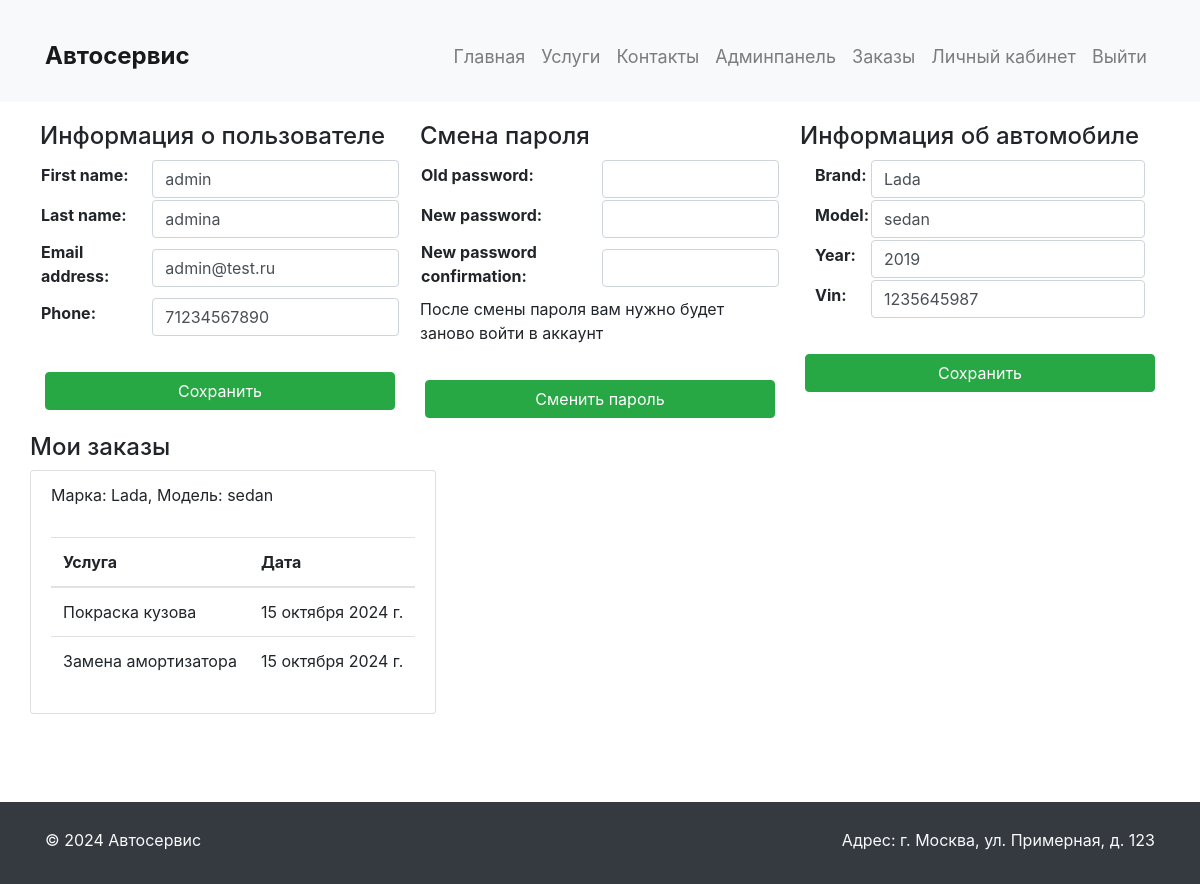
Screenshot of /auth/user/1 (signed in) with the database file from the repository.
### authapp/models.py (models this page shows, shortened)
class User(AbstractUser):
    phone = models.CharField(max_length=20, blank=True, null=True)
    is_employee = models.BooleanField(default=False)

### service/models.py (models this page shows, shortened)
class Car(models.Model):
    brand = models.CharField(max_length=100)
    model = models.CharField(max_length=100)
    year = models.PositiveIntegerField()
    vin = models.CharField(max_length=17, unique=True)
    owner = models.ForeignKey(User, on_delete=CASCADE)
    class Meta:
        verbose_name = 'Машина'
        verbose_name_plural = 'Машины'

class Order(models.Model):
    user = models.ForeignKey(User, on_delete=models.CASCADE, related_name='user_orders')
    car = models.ForeignKey(Car, on_delete=models.CASCADE, blank=True)
    services = models.ManyToManyField(Service)
    date = models.DateField()
    time = models.TimeField()
    is_completed = models.BooleanField(default=False)
    class Meta:
        verbose_name = 'Заказ'
        verbose_name_plural = 'Заказы'

class Service(models.Model):
    name = models.CharField(max_length=200)
    description = models.TextField(blank=True)
    price = models.DecimalField(max_digits=10, decimal_places=2)
    category = models.ForeignKey(Category, on_delete=models.CASCADE, related_name='services')
    class Meta:
        verbose_name = 'Услуга'
        verbose_name_plural = 'Услуги'

### authapp/views.py (the view)
# urls.py: path('user/<int:user_id>', UserView.as_view(), name='user'),
@method_decorator(login_required, name='dispatch')
class UserView(DetailView):
    model = User
    template_name = 'authapp/user_profile.html'
    context_object_name = 'user'
    user_form_class = EditProfileForm
    password_form_class = CustomPasswordChangeForm
    car_form_class = CarForm
    def get_object(self, queryset=None):
        return User.objects.get(id=self.kwargs['user_id'])
    def get_context_data(self, **kwargs):
        context = super().get_context_data(**kwargs)
        context['user_form'] = self.user_form_class(instance=self.request.user)
        context['password_form'] = self.password_form_class(user=self.request.user)
        context['car_form'] = self.car_form_class(instance=Car.objects.filter(owner=self.request.user).first())
        context['orders'] = Order.objects.filter(user=self.request.user)
        return context

### authapp/forms.py
class EditProfileForm(UserChangeForm):
    class Meta:
        model = User
        fields = ('first_name', 'last_name', 'email', 'phone')
        widgets = {
            'first_name': forms.TextInput(attrs={'class': 'form-control'}),
            'last_name': forms.TextInput(attrs={'class': 'form-control'}),
            'email': forms.EmailInput(attrs={'class': 'form-control'}),
            'phone': forms.NumberInput(attrs={'class': 'form-control'}),
        }
    def __init__(self, *args, **kwargs):
        super().__init__(*args, **kwargs)
        self.fields['password'].widget = forms.HiddenInput()

class CustomPasswordChangeForm(PasswordChangeForm):
    def __init__(self, *args, **kwargs):
        super().__init__(*args, **kwargs)
        for fieldname in ['old_password', 'new_password1', 'new_password2']:
            self.fields[fieldname].help_text = None
            self.fields[fieldname].widget.attrs.update({'class': 'form-control'})

### templates/authapp/user_profile.html (shortened to what this page needs)
{% extends 'base.html' %}
{% block main %}
    <div class="profile-container">
        <div class="profile-column">
            <h4>Информация о пользователе</h4>
            <form method="post" action="{% url 'edit_profile' %}">
                <div class="profile-info">
                    <table class="profile-table">
                        {{ user_form.as_table }}
                    </table>
                </div>
                <div class="button-container">
                    <button type="submit" name="save_user" class="btn btn-success btn-submit">Сохранить</button>
                </div>
            </form>
        </div>
        <div class="profile-column">
            <h4>Смена пароля</h4>
            <form method="post" action="{% url 'edit_profile' %}">
                <div class="profile-info">
                    <table class="profile-table">
                        {{ password_form.as_table }}
                    </table>
                    После смены пароля вам нужно будет заново войти в аккаунт
                </div>
                <div class="button-container">
                    <button type="submit" name="save_password" class="btn btn-success btn-submit">Сменить пароль</button>
                </div>
            </form>
        </div>
        <div class="profile-column">
            <h4>Информация об автомобиле</h4>
            <form method="post" action="{% url 'edit_profile' %}">
                <div class="profile-info">
                    <table class="profile-table">
                        {{ car_form.as_table }}
                    </table>
                </div>
                <div class="button-container">
                    <button type="submit" name="save_car" class="btn btn-success btn-submit">Сохранить</button>
                </div>
            </form>
        </div>
    </div>
    <div class="car-list">
        <h4>Мои заказы</h4>
        {% if orders %}
            <ul class="list-group">
                {% for order in orders %}
                    <li class="list-group-item car-item">
                        <span>Марка: {{ order.car.brand }}, Модель: {{ order.car.model }}</span>
                        <table class="table repairs-table">
                            <thead>
                            <tr>
                                <th>Услуга</th>
                                <th>Дата</th>
                            </tr>
                            </thead>
                            <tbody>
                            {% for service in order.services.all %}
                                <tr>
                                    <td>{{ service.name }}</td>
                                    <td>{{ order.date }}</td>
                                </tr>
                            {% endfor %}
                            </tbody>
                        </table>
                    </li>
                {% endfor %}
            </ul>
        {% else %}
            <p>У вас пока нет заказов</p>
        {% endif %}
    </div>
{% endblock %}

### static/css/style.css (style rules this page uses)
.profile-info { margin-bottom: 30px; }
.car-list { margin-bottom: 30px; }
.car-item { margin-bottom: 10px; }
.repairs-table { margin-top: 30px; }
.repairs-table th, .repairs-table td { vertical-align: middle; }
.profile-info:after { content: ""; display: table; clear: both; }

### templates/authapp/user_profile.html (style rules this page uses)
.profile-container { display: flex; justify-content: space-around; flex-wrap: wrap; }
.profile-column { flex: 1; margin: 10px; min-width: 300px; }
.profile-column form { display: flex; flex-direction: column; align-items: center; }
.profile-table td input { width: 100%; }
.button-container { display: flex; justify-content: space-between; width: 100%; }
.btn-submit { flex: 1; margin: 5px; }

### rows the page displays
User: first_name "admin", last_name "admina", email "admin@test.ru", phone "71234567890"
Car: brand "Lada", model "sedan", year "2019", vin "1235645987"
Order: car.brand "Lada", car.model "sedan", date "15 октября 2024 г."
Service: name "Покраска кузова"
Service: name "Замена амортизатора"
